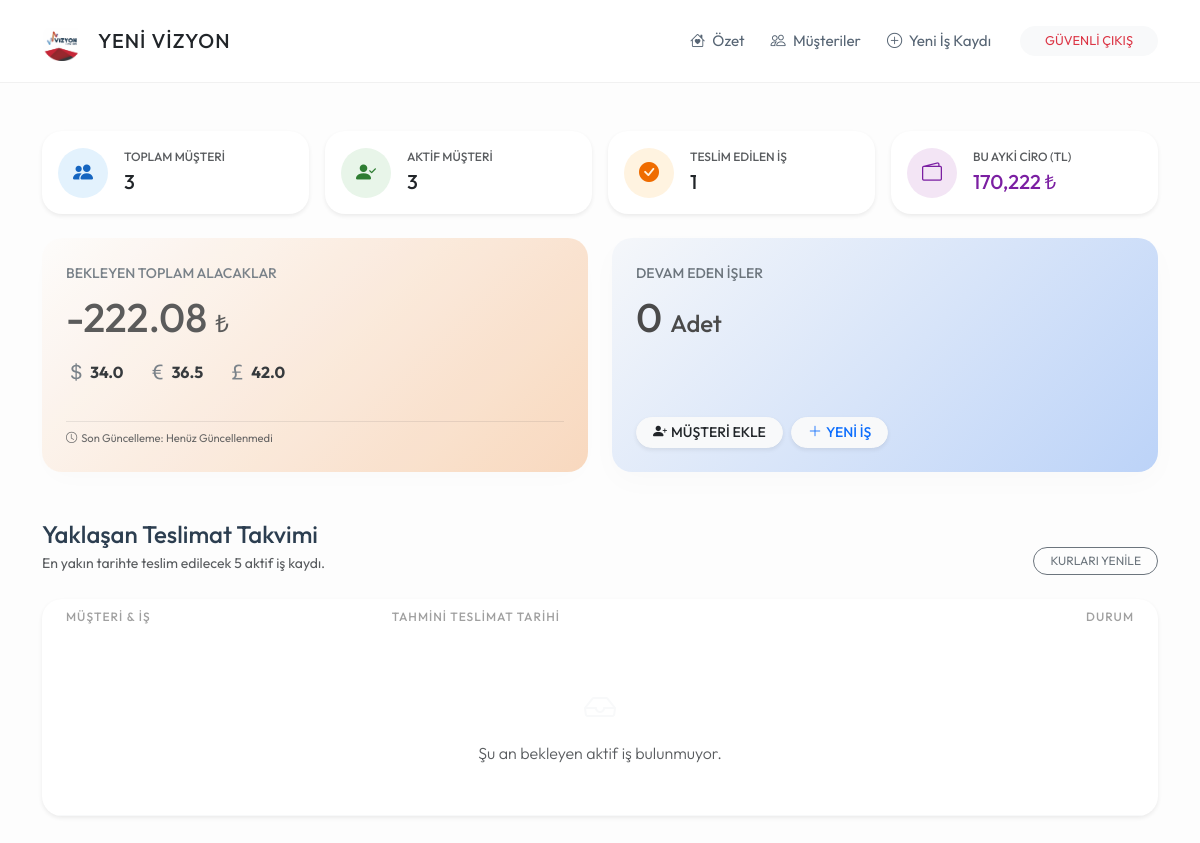
The page / (signed in) on the database as committed earlier.
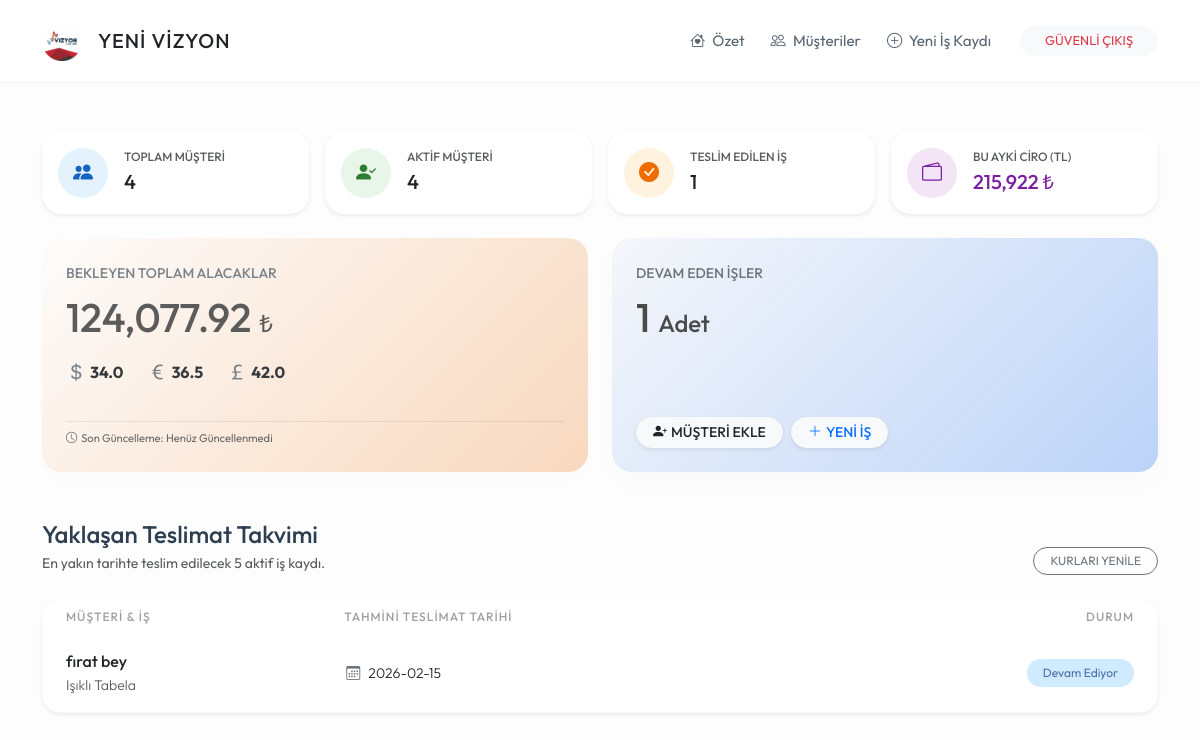
The same page on the database as committed later.
### app.py (models this page shows)
class IsKaydi(db.Model):
    id = db.Column(db.Integer, primary_key=True)
    is_tanimi = db.Column(db.String(200), nullable=False)
    toplam_bedel = db.Column(db.Float, nullable=False, default=0.0)
    para_birimi = db.Column(db.String(5), default='TL')
    teslim_tarihi = db.Column(db.String(20))
    durum = db.Column(db.String(20), default='Devam Ediyor')
    kayit_tarihi = db.Column(db.DateTime, default=datetime.now)
    musteri_id = db.Column(db.Integer, db.ForeignKey('musteri.id'), nullable=False)

class Musteri(db.Model):
    id = db.Column(db.Integer, primary_key=True)
    ad_soyad = db.Column(db.String(100), nullable=False)
    telefon = db.Column(db.String(20))
    isyeri_adi = db.Column(db.String(200))
    isyeri_adresi = db.Column(db.Text)
    durum = db.Column(db.String(20), default='Aktif')
    isler = db.relationship('IsKaydi', backref='sahibi', lazy=True)
    odemeler = db.relationship('Odeme', backref='musteri', lazy=True)

### app.py (the view)
@app.route('/')
def index():
    if 'logged_in' not in session:
        return render_template('giris.html')
    aktif_musteriler = Musteri.query.filter_by(durum='Aktif').all()
    toplam_alacak_tl = 0
    devam_eden_is_sayisi = 0
    for m in aktif_musteriler:
        for i in m.isler:
            if i.durum == 'Devam Ediyor':
                devam_eden_is_sayisi += 1
            kur = GUNCEL_KURLAR.get(i.para_birimi, 1.0)
            toplam_alacak_tl += (i.toplam_bedel * kur)
        for o in m.odemeler:
            kur = GUNCEL_KURLAR.get(o.birim, 1.0)
            toplam_alacak_tl -= (o.tutar * kur)
    toplam_musteri = Musteri.query.count()
    aktif_musteri_sayisi = len(aktif_musteriler)
    biten_isler = IsKaydi.query.filter_by(durum='Teslim Edildi').count()
    simdi = datetime.now()
    tum_odemeler = Odeme.query.all()
    bu_ayki_ciro = 0
    for o in tum_odemeler:
        if o.odeme_tarihi.month == simdi.month and o.odeme_tarihi.year == simdi.year:
            kur = GUNCEL_KURLAR.get(o.birim, 1.0)
            bu_ayki_ciro += (o.tutar * kur)
    tum_yaklasan = IsKaydi.query.filter(
        IsKaydi.teslim_tarihi != "",
        IsKaydi.durum == 'Devam Ediyor'
    ).order_by(IsKaydi.teslim_tarihi.asc()).all()
    yaklasan_isler = [is_kaydi for is_kaydi in tum_yaklasan if is_kaydi.sahibi.durum == 'Aktif'][:5]
    return render_template('index.html',
                           alacak=round(toplam_alacak_tl, 2),
                           is_sayisi=devam_eden_is_sayisi,
                           yaklasan_isler=yaklasan_isler,
                           kurlar=GUNCEL_KURLAR,
                           t_musteri=toplam_musteri,
                           a_musteri=aktif_musteri_sayisi,
                           biten_is=biten_isler,
                           ay_ciro=round(bu_ayki_ciro, 2))

### templates/index.html (shortened to what this page needs)
{% extends "base.html" %}
{% block content %}
<div class="row g-3 mb-4">
    <div class="col-md-3 col-6">
        <div class="card card-custom p-3 border-0 h-100 shadow-sm d-flex flex-row align-items-center">
            <div class="rounded-circle p-3 d-flex align-items-center justify-content-center" style="width: 50px; height: 50px; background-color: #e3f2fd; color: #1565c0;">
                <i class="bi bi-people-fill fs-5"></i>
            </div>
            <div class="ms-3">
                <div class="small text-muted fw-bold" style="font-size: 0.75rem;">TOPLAM MÜŞTERİ</div>
                <div class="fw-bold text-dark fs-5">{{ t_musteri }}</div>
            </div>
        </div>
    </div>
    <div class="col-md-3 col-6">
        <div class="card card-custom p-3 border-0 h-100 shadow-sm d-flex flex-row align-items-center">
            <div class="rounded-circle p-3 d-flex align-items-center justify-content-center" style="width: 50px; height: 50px; background-color: #e8f5e9; color: #2e7d32;">
                <i class="bi bi-person-check-fill fs-5"></i>
            </div>
            <div class="ms-3">
                <div class="small text-muted fw-bold" style="font-size: 0.75rem;">AKTİF MÜŞTERİ</div>
                <div class="fw-bold text-dark fs-5">{{ a_musteri }}</div>
            </div>
        </div>
    </div>
    <div class="col-md-3 col-6">
        <div class="card card-custom p-3 border-0 h-100 shadow-sm d-flex flex-row align-items-center">
            <div class="rounded-circle p-3 d-flex align-items-center justify-content-center" style="width: 50px; height: 50px; background-color: #fff3e0; color: #ef6c00;">
                <i class="bi bi-check-circle-fill fs-5"></i>
            </div>
            <div class="ms-3">
                <div class="small text-muted fw-bold" style="font-size: 0.75rem;">TESLİM EDİLEN İŞ</div>
                <div class="fw-bold text-dark fs-5">{{ biten_is }}</div>
            </div>
        </div>
    </div>
    <div class="col-md-3 col-6">
        <div class="card card-custom p-3 border-0 h-100 shadow-sm d-flex flex-row align-items-center">
            <div class="rounded-circle p-3 d-flex align-items-center justify-content-center" style="width: 50px; height: 50px; background-color: #f3e5f5; color: #7b1fa2;">
                <i class="bi bi-wallet2 fs-5"></i>
            </div>
            <div class="ms-3">
                <div class="small text-muted fw-bold" style="font-size: 0.75rem;">BU AYKİ CİRO (TL)</div>
                <div class="fw-bold text-dark fs-5" style="color: #7b1fa2 !important;">{{ "{:,.0f}".format(ay_ciro) }} ₺</div>
            </div>
        </div>
    </div>
</div>
<div class="row g-4 mb-5">
    <div class="col-md-6">
        <div class="card card-custom h-100" style="background: linear-gradient(135deg, #fdfcfb 0%, #f8d5b8 100%); opacity: 0.9;">
            <div class="text-uppercase small fw-medium text-secondary mb-2">Bekleyen Toplam Alacaklar</div>
            <div class="h1 mb-3" style="color: #4a4a4a;">{{ "{:,.2f}".format(alacak) }} <span class="fs-4">₺</span></div>
            <div class="d-flex flex-wrap align-items-center text-muted small gap-4 mt-auto">
                <span class="d-flex align-items-center" title="Dolar">
                    <i class="bi bi-currency-dollar fs-5 text-secondary"></i><strong class="ms-1 text-dark fs-6">{{ kurlar.USD }}</strong>
                </span>
                <span class="d-flex align-items-center" title="Euro">
                    <i class="bi bi-currency-euro fs-5 text-secondary"></i><strong class="ms-1 text-dark fs-6">{{ kurlar.EUR }}</strong>
                </span>
                <span class="d-flex align-items-center" title="Sterlin">
                    <i class="bi bi-currency-pound fs-5 text-secondary"></i><strong class="ms-1 text-dark fs-6">{{ kurlar.GBP }}</strong>
                </span>
                <div class="w-100 mt-2 pt-2 border-top border-dark border-opacity-10" style="font-size: 0.7rem;">
                    <i class="bi bi-clock me-1"></i>Son Güncelleme: {{ kurlar.tarih }}
                </div>
            </div>
        </div>
    </div>
    <div class="col-md-6">
        <div class="card card-custom h-100" style="background: linear-gradient(135deg, #f5f7fa 0%, #bcd3f8 100%);">
            <div class="text-uppercase small fw-medium text-secondary mb-2">Devam Eden İşler</div>
            <div class="h1 mb-3" style="color: #4a4a4a;">{{ is_sayisi }} <span class="fs-4">Adet</span></div>
            <div class="mt-auto d-flex flex-wrap gap-2">
                <button class="btn btn-sm btn-light text-dark fw-medium shadow-sm rounded-pill px-3" data-bs-toggle="modal" data-bs-target="#hizliMusteriEkleModal">
                    <i class="bi bi-person-plus-fill me-1"></i>MÜŞTERİ EKLE
                </button>
                <a href="/is_ekle" class="btn btn-sm btn-light text-primary fw-medium shadow-sm rounded-pill px-3">
                    <i class="bi bi-plus-lg me-1"></i>YENİ İŞ
                </a>
            </div>
        </div>
    </div>
</div>
<div class="row">
    <div class="col-12">
        <div class="d-flex justify-content-between align-items-end mb-4">
            <div>
                <h4 class="mb-1">Yaklaşan Teslimat Takvimi</h4>
                <p class="text-muted small mb-0">En yakın tarihte teslim edilecek 5 aktif iş kaydı.</p>
            </div>
            <a href="/kurlari_guncelle" class="btn btn-sm btn-outline-secondary rounded-pill px-3" style="font-size: 0.75rem;">KURLARI YENİLE</a>
        </div>
        <div class="card card-custom p-0 overflow-hidden shadow-sm border-0">
            <div class="table-responsive">
                <table class="table table-hover align-middle mb-0">
                    <thead>
                        <tr>
                            <th class="ps-4">Müşteri & İş</th>
                            <th>Tahmini Teslimat Tarihi</th>
                            <th class="text-end pe-4">Durum</th>
                        </tr>
                    </thead>
                    <tbody>
                        {% for is in yaklasan_isler %}
                        <tr>
                            <td class="ps-4">
                                <div class="text-dark fw-medium">{{ is.sahibi.ad_soyad }}</div>
                                <div class="small text-muted">{{ is.is_tanimi }}</div>
                            </td>
                            <td>
                                <span class="small">
                                    <i class="bi bi-calendar3 me-2 text-secondary"></i>{{ is.teslim_tarihi }}
                                </span>
                            </td>
                            <td class="text-end pe-4">
                                <span class="badge rounded-pill badge-pastel-blue px-3 py-2" style="font-weight: 400; color: #4a6fa5; background-color: #d0ebff;">
                                    {{ is.durum }}
                                </span>
                            </td>
                        </tr>
                        {% endfor %}
                        {% if not yaklasan_isler %}
                        <tr>
                            <td colspan="3" class="text-center py-5 text-muted">
                                <i class="bi bi-inbox fs-2 d-block mb-2 text-light"></i>
                                Şu an bekleyen aktif iş bulunmuyor.
                            </td>
                        </tr>
                        {% endif %}
                    </tbody>
                </table>
            </div>
        </div>
    </div>
</div>
{% endblock %}

### templates/base.html (shortened to what this page needs)
<!DOCTYPE html>
<html lang="tr">
<head>
    <link href="https://cdn.jsdelivr.net/npm/bootstrap@5.3.0/dist/css/bootstrap.min.css" rel="stylesheet">
    <link rel="stylesheet" href="https://cdn.jsdelivr.net/npm/bootstrap-icons@1.11.0/font/bootstrap-icons.css">
</head>
<body>
<nav class="navbar navbar-expand-lg navbar-yvr sticky-top">
    <div class="container">
        <a class="navbar-brand d-flex align-items-center" href="/">
            <img src="/static/logo.png" alt="YVR Logo" onerror="this.src='https://via.placeholder.com/40x40?text=YVR'">
            <span class="ms-3 fw-bold text-dark" style="letter-spacing: 1px;">YENİ VİZYON</span>
        </a>
        <div class="collapse navbar-collapse" id="navbarNav">
            <ul class="navbar-nav ms-auto align-items-center">
                <li class="nav-item"><a class="nav-link" href="/"><i class="bi bi-house-heart me-1"></i> Özet</a></li>
                <li class="nav-item"><a class="nav-link" href="/musteriler"><i class="bi bi-people me-1"></i> Müşteriler</a></li>
                <li class="nav-item"><a class="nav-link" href="/is_ekle"><i class="bi bi-plus-circle me-1"></i> Yeni İş Kaydı</a></li>
                <li class="nav-item ms-lg-3"><a class="btn btn-light btn-sm px-4 rounded-pill text-danger" href="/logout" style="font-size: 0.8rem;">GÜVENLİ ÇIKIŞ</a></li>
            </ul>
        </div>
    </div>
</nav>
<div class="container py-5">
    {% block content %}{% endblock %}
</div>
</body>
</html>

### templates/base.html (style rules this page uses)
:root { --yvr-bg: #fdfdfd; --yvr-card-bg: #ffffff; --yvr-primary: #a2d2ff; --yvr-secondary: #bde0fe; --yvr-accent: #ffafcc; --yvr-text: #576574; --yvr-text-dark: #2c3e50; }
body { background-color: var(--yvr-bg); font-family: 'Outfit', sans-serif; color: var(--yvr-text); font-weight: 400; line-height: 1.6; }
h1, h2, h3, h4, h5, .fw-bold { font-weight: 500 !important; color: var(--yvr-text-dark); }
.navbar-yvr { background-color: white; border-bottom: 1px solid #f1f1f1; padding: 1rem 0; }
.navbar-brand img { height: 40px; width: auto; filter: grayscale(20%); }
.nav-link { color: var(--yvr-text) !important; font-size: 0.95rem; margin: 0 5px; transition: all 0.3s; }
.card-custom { background: var(--yvr-card-bg); border-radius: 20px; border: none; box-shadow: 0 10px 30px rgba(0,0,0,0.02); padding: 1.5rem; }
.table { --bs-table-bg: transparent; }
.table thead th { font-weight: 500; text-transform: uppercase; font-size: 0.75rem; letter-spacing: 1px; color: #a0a0a0; border: none; }
.table td { border-bottom: 1px solid #f8f9fa; padding: 15px 10px; font-weight: 300; }
.badge-pastel-blue { background-color: #d0ebff; color: #1971c2; }

Rows that differ between the two databases and show on the page:
added IsKaydi: sahibi.ad_soyad "fırat bey", is_tanimi "Işıklı Tabela", teslim_tarihi "2026-02-15", durum "Devam Ediyor"
Other text that changed with them:
{{ t_musteri }}: "3" → "4"
{{ a_musteri }}: "3" → "4"
{{ "{:,.0f}".format(ay_ciro) }}: "170,222" → "215,922"
{{ "{:,.2f}".format(alacak) }}: "-222.08" → "124,077.92"
{{ is_sayisi }}: "0" → "1"
text no longer shown: "Şu an bekleyen aktif iş bulunmuyor."
